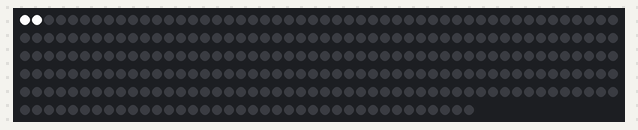
A sketch run on a simulated Arduino Uno, built with avr-gcc and run on an emulated ATmega328P. On the bench: 288 RGB LEDs in strip order, left to right, continuing on the next row.

Above: at 0.08 s.
At 4.44 s:
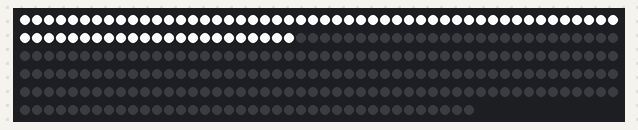
At 8.86 s:
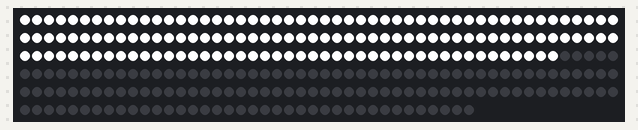
At 17.7 s:
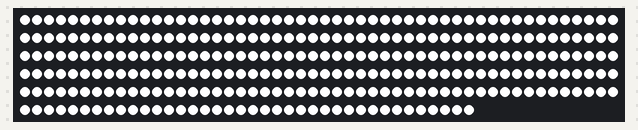
At 39.9 s:
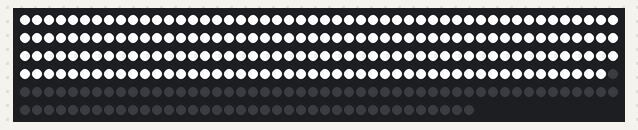

The sketch:

Voltage_Test.ino
```cpp
#include <Adafruit_NeoPixel.h>

#define PIN 6

// Parameter 1 = number of pixels in strip
// Parameter 2 = pin number (most are valid)
// Parameter 3 = pixel type flags, add together as needed:
//   NEO_KHZ800  800 KHz bitstream (most NeoPixel products w/WS2812 LEDs)
//   NEO_KHZ400  400 KHz (classic 'v1' (not v2) FLORA pixels, WS2811 drivers)
//   NEO_GRB     Pixels are wired for GRB bitstream (most NeoPixel products)
//   NEO_RGB     Pixels are wired for RGB bitstream (v1 FLORA pixels, not v2)
Adafruit_NeoPixel strip = Adafruit_NeoPixel(288, PIN, NEO_GRB + NEO_KHZ800);

void setup() {
  strip.begin();
  strip.show(); // Initialize all pixels to 'off'
}

void loop() {
  strip.setBrightness(255);
  colorWipe(strip.Color(255,255,255),50);
  delay(5000);
  strip.setBrightness(0);
  strip.show();
  delay(5000);

}

// Fill the dots one after the other with a color
void colorWipe(uint32_t c, uint8_t wait) {
  for(uint16_t i=0; i<strip.numPixels(); i++) {
      strip.setPixelColor(i, c);
      strip.show();
      delay(wait);
  }
}

void turnOff(){
      strip.setBrightness(0);
      strip.show();
}
```

Measured:
- what the display in image 3 shows lasts 5.0 s, from 17.7 s to 22.7 s
